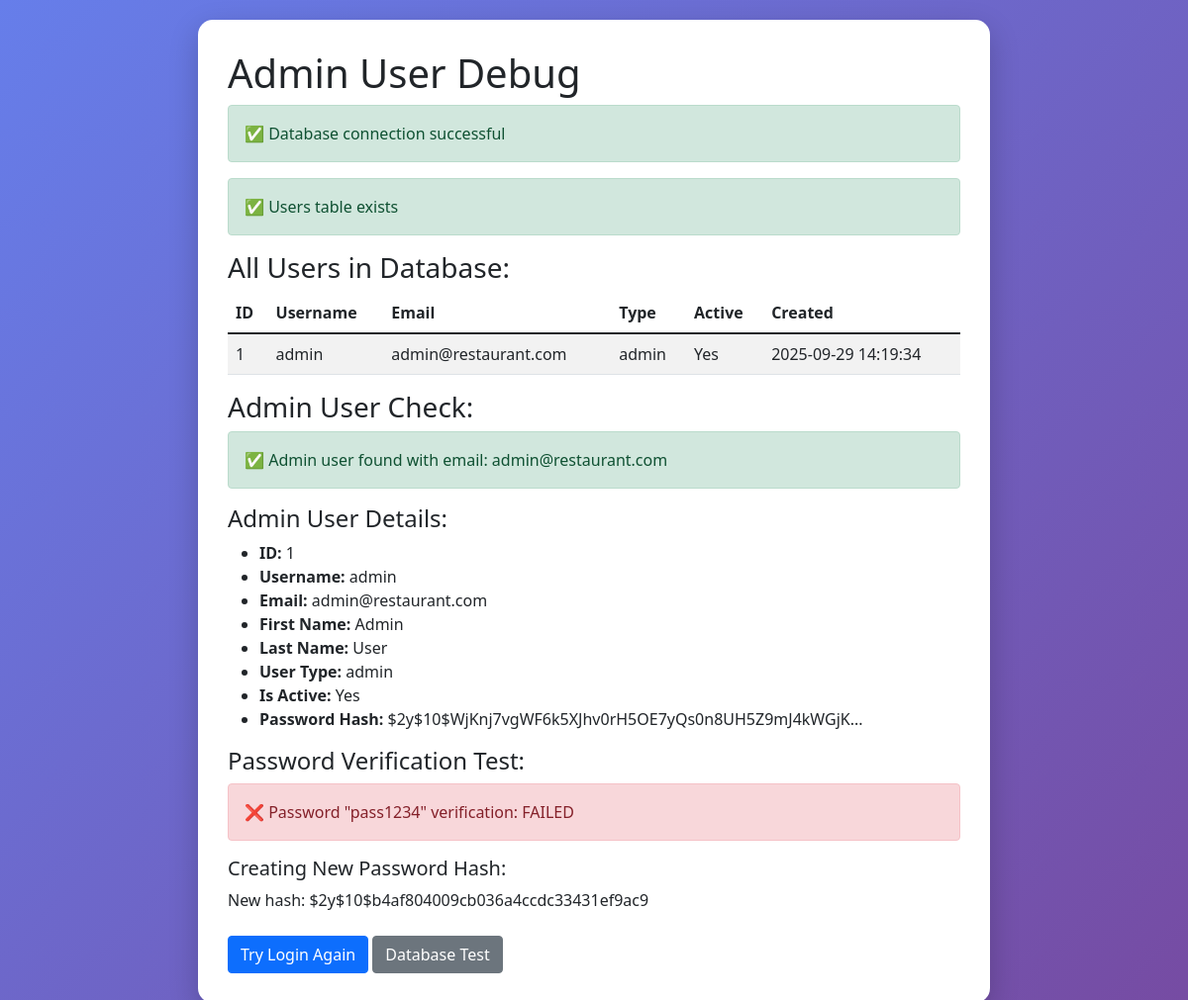
The page /admin/debug-admin.php on the database its author committed.
### tables this page shows
CREATE TABLE users (
    id INT PRIMARY KEY AUTO_INCREMENT,
    username VARCHAR(50) UNIQUE NOT NULL,
    email VARCHAR(100) UNIQUE NOT NULL,
    password_hash VARCHAR(255) NOT NULL,
    first_name VARCHAR(50) NOT NULL,
    last_name VARCHAR(50) NOT NULL,
    phone VARCHAR(20),
    user_type ENUM('admin', 'customer') NOT NULL DEFAULT 'customer',
    is_active BOOLEAN DEFAULT TRUE,
    created_at TIMESTAMP DEFAULT CURRENT_TIMESTAMP,
    updated_at TIMESTAMP DEFAULT CURRENT_TIMESTAMP ON UPDATE CURRENT_TIMESTAMP
);

### admin/debug-admin.php (the view, shortened to what this page needs)
<!DOCTYPE html>
<html lang="en">
<head>
    <link href="https://cdn.jsdelivr.net/npm/bootstrap@5.1.3/dist/css/bootstrap.min.css" rel="stylesheet">
</head>
<body>
    <div class="debug-container">
        <h1><i class="fas fa-bug"></i> Admin User Debug</h1>
        <?php
        try {
            $pdo = new PDO("mysql:host=localhost;dbname=restaurant_management", "root", "");
            $pdo->setAttribute(PDO::ATTR_ERRMODE, PDO::ERRMODE_EXCEPTION);
            echo '<div class="alert alert-success">✅ Database connection successful</div>';
            $stmt = $pdo->query("SHOW TABLES LIKE 'users'");
            if ($stmt->rowCount() > 0) {
                echo '<div class="alert alert-success">✅ Users table exists</div>';
            } else {
                echo '<div class="alert alert-danger">❌ Users table does not exist</div>';
                exit;
            }
            echo '<h3>All Users in Database:</h3>';
            $stmt = $pdo->query("SELECT id, username, email, user_type, is_active, created_at FROM users");
            $users = $stmt->fetchAll();
            if (count($users) > 0) {
                echo '<table class="table table-striped">';
                echo '<thead><tr><th>ID</th><th>Username</th><th>Email</th><th>Type</th><th>Active</th><th>Created</th></tr></thead>';
                echo '<tbody>';
                foreach ($users as $user) {
                    echo '<tr>';
                    echo '<td>' . $user['id'] . '</td>';
                    echo '<td>' . htmlspecialchars($user['username']) . '</td>';
                    echo '<td>' . htmlspecialchars($user['email']) . '</td>';
                    echo '<td>' . htmlspecialchars($user['user_type']) . '</td>';
                    echo '<td>' . ($user['is_active'] ? 'Yes' : 'No') . '</td>';
                    echo '<td>' . $user['created_at'] . '</td>';
                    echo '</tr>';
                }
                echo '</tbody></table>';
            } else {
                echo '<div class="alert alert-warning">⚠️ No users found in database</div>';
            }
            echo '<h3>Admin User Check:</h3>';
            $stmt = $pdo->prepare("SELECT * FROM users WHERE email = ? AND user_type = 'admin'");
            $stmt->execute(['admin@restaurant.com']);
            $admin = $stmt->fetch();
            if ($admin) {
                echo '<div class="alert alert-success">✅ Admin user found with email: admin@restaurant.com</div>';
                echo '<h4>Admin User Details:</h4>';
                echo '<ul>';
                echo '<li><strong>ID:</strong> ' . $admin['id'] . '</li>';
                echo '<li><strong>Username:</strong> ' . htmlspecialchars($admin['username']) . '</li>';
                echo '<li><strong>Email:</strong> ' . htmlspecialchars($admin['email']) . '</li>';
                echo '<li><strong>First Name:</strong> ' . htmlspecialchars($admin['first_name']) . '</li>';
                echo '<li><strong>Last Name:</strong> ' . htmlspecialchars($admin['last_name']) . '</li>';
                echo '<li><strong>User Type:</strong> ' . htmlspecialchars($admin['user_type']) . '</li>';
                echo '<li><strong>Is Active:</strong> ' . ($admin['is_active'] ? 'Yes' : 'No') . '</li>';
                echo '<li><strong>Password Hash:</strong> ' . substr($admin['password_hash'], 0, 50) . '...</li>';
                echo '</ul>';
                echo '<h4>Password Verification Test:</h4>';
                $testPassword = 'pass1234';
                if (password_verify($testPassword, $admin['password_hash'])) {
                    echo '<div class="alert alert-success">✅ Password "pass1234" verification: SUCCESS</div>';
                } else {
                    echo '<div class="alert alert-danger">❌ Password "pass1234" verification: FAILED</div>';
                    echo '<h5>Creating New Password Hash:</h5>';
                    $newHash = password_hash($testPassword, PASSWORD_DEFAULT);
                    echo '<p>New hash: ' . $newHash . '</p>';
                }
            }
        } catch (PDOException $e) {
            echo '<div class="alert alert-danger">❌ Database Error: ' . htmlspecialchars($e->getMessage()) . '</div>';
        }
        ?>
        <div class="mt-4">
            <a href="login.php" class="btn btn-primary">Try Login Again</a>
            <a href="test-db-connection.php" class="btn btn-secondary">Database Test</a>
        </div>
    </div>
</body>
</html>

### admin/debug-admin.php (style rules this page uses)
body { background: linear-gradient(135deg, #667eea 0%, #764ba2 100%); min-height: 100vh; padding: 20px; }
.debug-container { background: white; border-radius: 15px; padding: 30px; box-shadow: 0 10px 30px rgba(0,0,0,0.2); max-width: 800px; margin: 0 auto; }

### rows shown on the page
users: id "1", username "admin", email "admin@restaurant.com", user_type "admin", is_active "Yes", created_at "2025-09-29 14:19:34", first_name "Admin", last_name "User", password_hash "$2y$10$WjKnj7vgWF6k5XJhv0rH5OE7yQs0n8UH5Z9mJ4kWGjK"

### other values the page prints
$newHash "$2y$10$b4af804009cb036a4ccdc33431ef9ac9"
